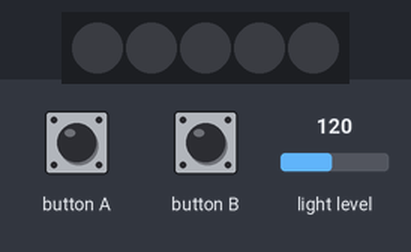
A program run on a simulated BBC micro:bit (MakeCode). Parts: 5 RGB LEDs in strip order, left to right. The test bench sets the inputs (shaded band); at power-on: light level 120.

Above: at 1.2 s.
1.3 s: button A pressed for 0.15 s
At 1.6 s:
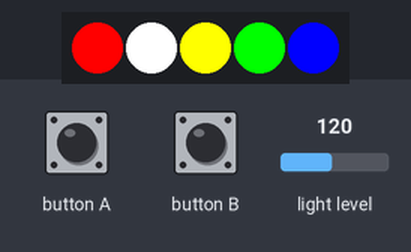
4.3 s: button B pressed for 0.15 s
At 5.2 s:
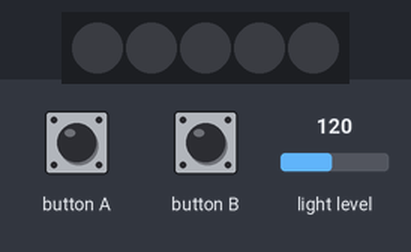
Timing chart, 0 to 7.3 s (numbered marks = the images above; inputs shaded):
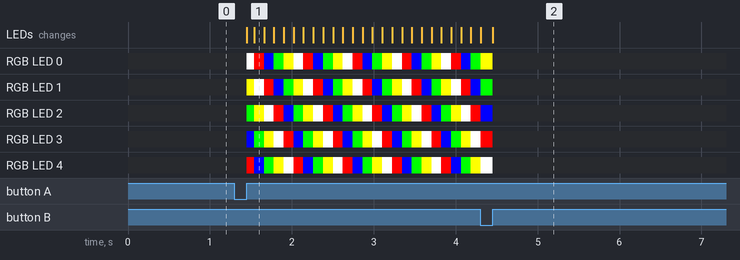

Measured:
- after the input at 4.3 s, the LEDs: first differ from a run without the input after 0.15 s (image 2)

The program:

main.ts
```typescript
input.onButtonPressed(Button.A, function () {
    PixelArray.setPixelColor(0, neopixel.colors(NeoPixelColors.White))
    PixelArray.setPixelColor(1, neopixel.colors(NeoPixelColors.Yellow))
    PixelArray.setPixelColor(2, neopixel.colors(NeoPixelColors.Green))
    PixelArray.setPixelColor(3, neopixel.colors(NeoPixelColors.Blue))
    PixelArray.setPixelColor(4, neopixel.colors(NeoPixelColors.Red))
    PixelArray.show()
})
input.onButtonPressed(Button.B, function () {
    PixelArray.clear()
    PixelArray.show()
})
let PixelArray: neopixel.Strip = null
PixelArray = neopixel.create(DigitalPin.P0, 5, NeoPixelMode.RGB)
basic.forever(function () {
    if (input.lightLevel() > 80) {
        PixelArray.setBrightness(255)
    } else {
        PixelArray.setBrightness(128)
    }
})
basic.forever(function () {
    basic.pause(100)
    PixelArray.rotate(1)
    PixelArray.show()
})
```

test.ts
```typescript
// les tests vont ici ; cela ne sera pas compilé si ce paquet est utilisé en tant qu'extension.
```
